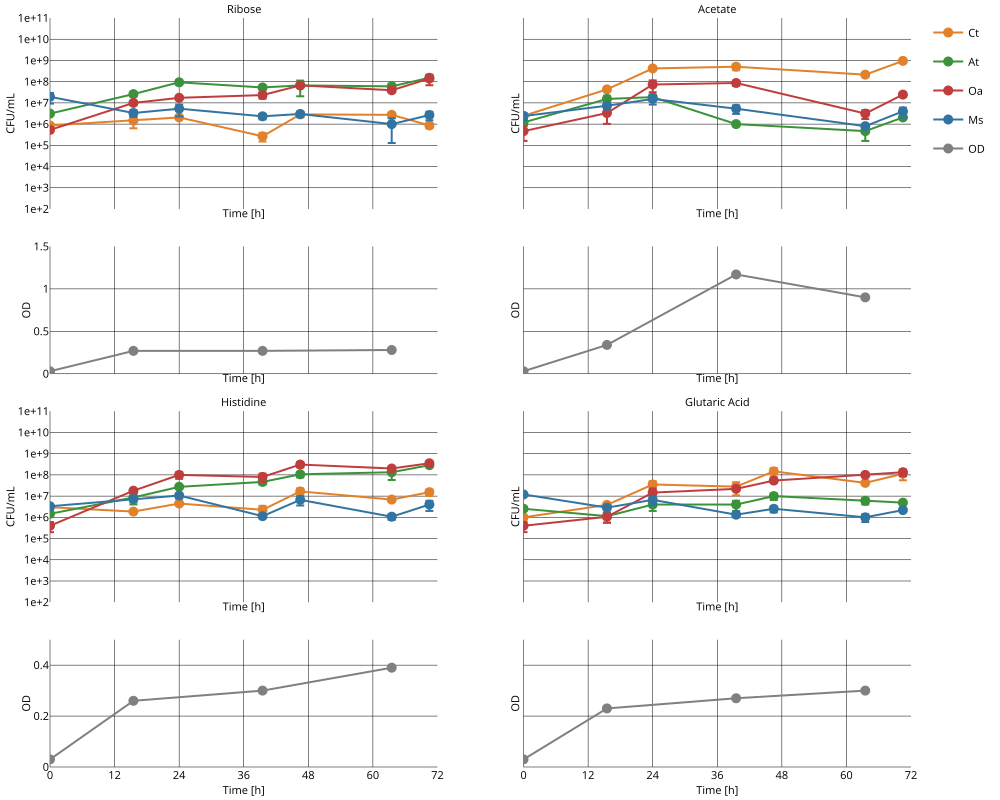

This figure's Python source:
import plotly.graph_objects as go
from chibio_parser import cfu_parser
from plotly.subplots import make_subplots
from style import *
import pandas as pd

cfus = cfu_parser("/home/eric/ChiBioFlow/data/250623_snorre_batch1")[0]

fig = make_subplots(
    rows=4,
    cols=2,
    shared_xaxes=True,
    shared_yaxes=True,
    subplot_titles=["Ribose", "Acetate", "", "", "Histidine", "Glutaric Acid"],
    vertical_spacing=0.05,
    row_heights=[0.3, 0.2, 0.3, 0.2],
)

colors = {
    "blue": "#000080",
    "ct": "#e1812c",
    "oa": "#c03d3e",
    "ms": "#3274a1",
    "at": "#3b923b",
    "Spent media Ct": "#1B9E77",
    "Spent media Oa": "#E7298A",
    "H20": "gray",
}

names = {
    "ct": "Ct",
    "oa": "Oa",
    "ms": "Ms",
    "at": "At",
}

od = pd.read_excel("od_readings/od.xlsx")

for i, r in enumerate(cfus["reactor"].unique()):
    for j, s in enumerate(cfus["species"].unique()):
        row = 2 * (i // 2) + 1
        col = i % 2 + 1
        df = cfus[(cfus["reactor"] == r) & (cfus["species"] == s)]
        fig.add_trace(
            go.Scatter(
                x=df["sample_time"],
                y=df["average"],
                mode="lines+markers",
                name=names[s],
                legendgroup=s,
                marker=dict(color=colors[s]),
                error_y=dict(type="data", array=df["stdev"].to_list(), visible=True),
                showlegend=(True if i == 0 else False),
            ),
            row=row,
            col=col,
        )

for i, r in enumerate(od.columns[1:]):
    fig.add_trace(
        go.Scatter(
            x=od["time"],
            y=od[r],
            mode="lines+markers",
            name="OD",
            legendgroup="od",
            marker=dict(color=colors["H20"]),
            showlegend=(True if i == 0 else False),
        ),
        row=2 * (i // 2) + 2,
        col=i % 2 + 1,
    )

fig.update_yaxes(
    type="log",
    range=[2, 11],
    dtick=1,
    title="CFU/mL",
    tickformat=".0e",
    row=1,
    col=1,
)
fig.update_yaxes(
    type="log",
    range=[2, 11],
    dtick=1,
    title="CFU/mL",
    tickformat=".0e",
    row=1,
    col=2,
)
fig.update_yaxes(
    type="log",
    range=[2, 11],
    dtick=1,
    title="CFU/mL",
    tickformat=".0e",
    row=3,
    col=1,
)
fig.update_yaxes(
    type="log",
    range=[2, 11],
    dtick=1,
    title="CFU/mL",
    tickformat=".0e",
    row=3,
    col=2,
)

# OD axes

fig.update_yaxes(
    range=[0, 1.5],
    title="OD",
    row=2,
    col=1,
)
fig.update_yaxes(
    range=[0, 1.5],
    title="OD",
    row=2,
    col=2,
)
fig.update_yaxes(
    range=[0, 0.5],
    title="OD",
    row=4,
    col=1,
)
fig.update_yaxes(
    range=[0, 0.5],
    title="OD",
    row=4,
    col=2,
)
fig.update_xaxes(title="Time [h]", range=[0, 72], dtick=12)
fig.update_layout(height=800, width=1000)
fig = style_plot(fig, marker_size=10, font_size=11, line_thickness=2)
fig.write_image("plot.svg")
